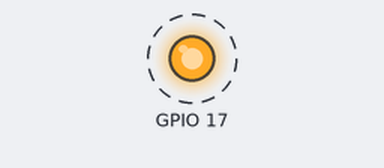
A program run on a simulated Raspberry Pi (BCM pin numbers). On the bench: output pins drawn as LEDs (lit = HIGH). Dashed ring = blinking. At 6.0 s the program stops and its outputs stay as they are.

Above: at 0.2 s.
Timing chart, 0 to 3.0 s (numbered marks = the images above):
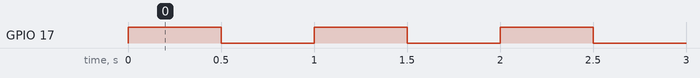

The program:

IndicatorLicht.py
```python
#!/usr/bin/python3

import  RPi.GPIO as GPIO
from time import sleep
class IndicatorLicht:
    pinNummer = 0

    def __init__(self, pinNummer):
        self.pinNummer = pinNummer
        GPIO.setmode(GPIO.BCM)
        GPIO.setup(pinNummer,GPIO.OUT)

    def Blink(self): #blink 5 keer

        for x in range(6):
            GPIO.output(self.pinNummer,True)
            sleep(0.5)
            GPIO.output(self.pinNummer,False)
            sleep(0.5)


if __name__ == '__main__':

    test = IndicatorLicht(17)
    test.Blink()
    GPIO.cleanup()
```

Measured:
- by itself, GPIO 17: alternates HIGH for 0.50 s and LOW for 0.50 s, 12 changes in all, then stays LOW
